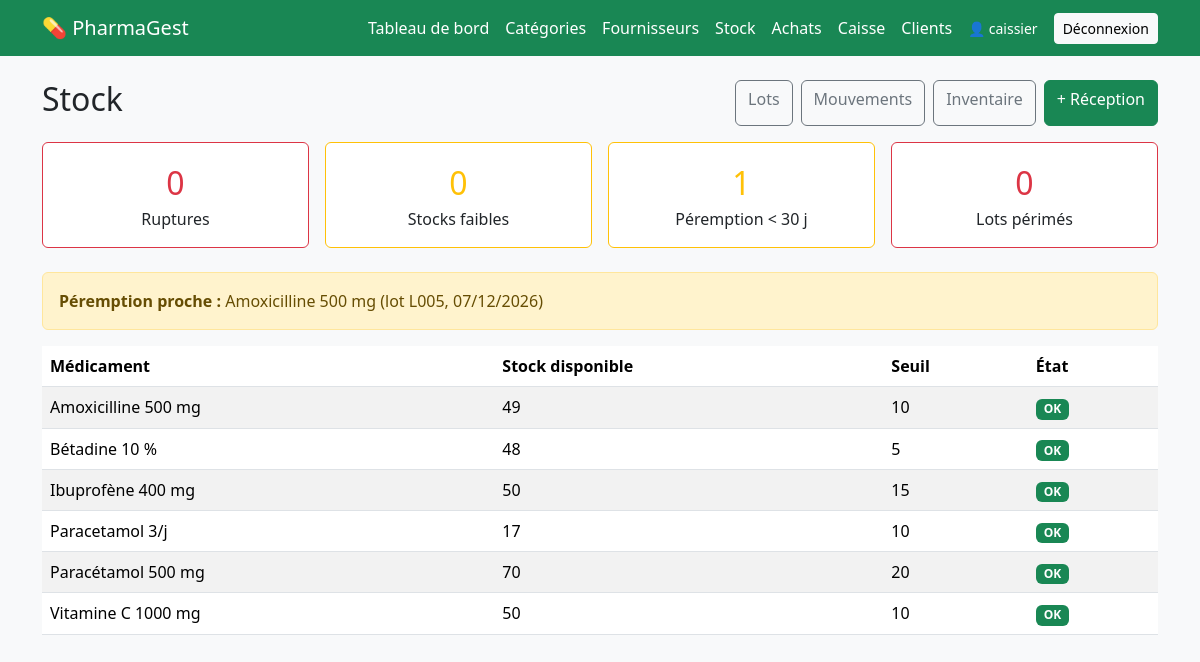
The page /stock/ (signed in) on the database its author committed.
### stock/models.py (models this page shows, shortened)
class LotStock(models.Model):
    medicament = models.ForeignKey(
        "medicaments.Medicament", on_delete=models.PROTECT, related_name="lots"
    )
    fournisseur = models.ForeignKey(
        "fournisseurs.Fournisseur", on_delete=models.SET_NULL,
        null=True, blank=True, related_name="lots",
    )
    numero_lot = models.CharField(max_length=50)
    date_peremption = models.DateField()
    quantite_recue = models.PositiveIntegerField(validators=[MinValueValidator(1)])
    quantite = models.PositiveIntegerField(help_text="Quantité disponible")
    bloque = models.BooleanField(default=False)
    date_reception = models.DateTimeField(auto_now_add=True)
    class Meta:
        ordering = ["date_peremption"]  # FEFO : le plus proche de la péremption d'abord
        constraints = [
            models.UniqueConstraint(
                fields=["medicament", "numero_lot"], name="lot_unique_par_medicament"
            )
        ]

### medicaments/models.py (models this page shows)
class Medicament(models.Model):
    FORMES = [
        ("comprime", "Comprimé"),
        ("gelule", "Gélule"),
        ("sirop", "Sirop"),
        ("injectable", "Injectable"),
        ("pommade", "Pommade"),
        ("autre", "Autre"),
    ]
    nom_commercial = models.CharField(max_length=150)
    denomination_generique = models.CharField(max_length=150, blank=True)
    categorie = models.ForeignKey(
        Categorie, on_delete=models.PROTECT, related_name="medicaments"
    )
    forme = models.CharField(max_length=20, choices=FORMES, default="comprime")
    dosage = models.CharField(max_length=50, blank=True, help_text="Ex : 500 mg")
    laboratoire = models.CharField(max_length=150, blank=True)
    code_barres = models.CharField(max_length=50, unique=True, null=True, blank=True)
    photo = models.ImageField(upload_to="medicaments/", null=True, blank=True)
    prix_achat = models.DecimalField(
        max_digits=10, decimal_places=2, validators=[MinValueValidator(0)]
    )
    prix_vente = models.DecimalField(
        max_digits=10, decimal_places=2, validators=[MinValueValidator(0)]
    )
    seuil_alerte = models.PositiveIntegerField(default=10)
    actif = models.BooleanField(default=True)  # False = archivé
    date_creation = models.DateTimeField(auto_now_add=True)
    class Meta:
        ordering = ["nom_commercial"]
    def __str__(self):
        return f"{self.nom_commercial} {self.dosage}".strip()

### stock/views.py (the view)
# urls.py: path("", views.apercu_stock, name="stock_apercu"),
def apercu_stock(request):
    today = timezone.localdate()
    medicaments = Medicament.objects.filter(actif=True).annotate(
        stock=Coalesce(
            Sum("lots__quantite",
                filter=Q(lots__bloque=False, lots__date_peremption__gte=today)),
            0,
        )
    ).order_by("nom_commercial")
    ruptures = [m for m in medicaments if m.stock == 0]
    faibles = [m for m in medicaments if 0 < m.stock <= m.seuil_alerte]
    limite = today + timezone.timedelta(days=30)
    lots_actifs = LotStock.objects.filter(quantite__gt=0).select_related("medicament")
    perimes = lots_actifs.filter(date_peremption__lt=today)
    proches = lots_actifs.filter(date_peremption__gte=today, date_peremption__lte=limite)
    return render(request, "stock/apercu.html", {
        "medicaments": medicaments,
        "ruptures": ruptures,
        "faibles": faibles,
        "perimes": perimes,
        "proches": proches,
    })

### templates/stock/apercu.html (shortened to what this page needs)
{% extends "base.html" %}
{% block content %}
<div class="d-flex justify-content-between mb-3">
  <h2>Stock</h2>
  <div class="d-flex gap-2">
    <a href="{% url 'stock_lots' %}" class="btn btn-outline-secondary">Lots</a>
    <a href="{% url 'stock_mouvements' %}" class="btn btn-outline-secondary">Mouvements</a>
    <a href="{% url 'stock_inventaire' %}" class="btn btn-outline-secondary">Inventaire</a>
    <a href="{% url 'stock_reception' %}" class="btn btn-success">+ Réception</a>
  </div>
</div>
<div class="row g-3 mb-4">
  <div class="col-md-3"><div class="card card-body text-center border-danger">
    <div class="fs-2 text-danger">{{ ruptures|length }}</div>Ruptures</div></div>
  <div class="col-md-3"><div class="card card-body text-center border-warning">
    <div class="fs-2 text-warning">{{ faibles|length }}</div>Stocks faibles</div></div>
  <div class="col-md-3"><div class="card card-body text-center border-warning">
    <div class="fs-2 text-warning">{{ proches|length }}</div>Péremption &lt; 30 j</div></div>
  <div class="col-md-3"><div class="card card-body text-center border-danger">
    <div class="fs-2 text-danger">{{ perimes|length }}</div>Lots périmés</div></div>
</div>
{% if proches %}
<div class="alert alert-warning"><b>Péremption proche :</b>
  {% for l in proches %}{{ l.medicament }} (lot {{ l.numero_lot }}, {{ l.date_peremption|date:"d/m/Y" }}){% if not forloop.last %} ; {% endif %}{% endfor %}
</div>
{% endif %}
<table class="table table-striped bg-white align-middle">
  <thead><tr><th>Médicament</th><th>Stock disponible</th><th>Seuil</th><th>État</th></tr></thead>
  <tbody>
  {% for m in medicaments %}
    <tr>
      <td>{{ m }}</td>
      <td>{{ m.stock }}</td>
      <td>{{ m.seuil_alerte }}</td>
      <td>
        {% if m.stock == 0 %}<span class="badge bg-danger">Rupture</span>
        {% elif m.stock <= m.seuil_alerte %}<span class="badge bg-warning text-dark">Stock faible</span>
        {% else %}<span class="badge bg-success">OK</span>{% endif %}
      </td>
    </tr>
  {% empty %}
    <tr><td colspan="4" class="text-center">Aucun médicament actif.</td></tr>
  {% endfor %}
  </tbody>
</table>
{% endblock %}

### templates/base.html (shortened to what this page needs)
<!DOCTYPE html>
<html lang="fr">
<head>
  <link href="https://cdn.jsdelivr.net/npm/bootstrap@5.3.3/dist/css/bootstrap.min.css" rel="stylesheet">
</head>
<body class="bg-light">
<nav class="navbar navbar-dark bg-success mb-4">
  <div class="container">
    <a class="navbar-brand" href="{% url 'medicament_liste' %}">💊 PharmaGest</a>
    <div class="d-flex gap-3 align-items-center flex-wrap">
      <a class="nav-link text-white" href="{% url 'dashboard' %}">Tableau de bord</a>
      <a class="nav-link text-white" href="{% url 'categorie_liste' %}">Catégories</a>
      <a class="nav-link text-white" href="{% url 'fournisseur_liste' %}">Fournisseurs</a>
      <a class="nav-link text-white" href="{% url 'stock_apercu' %}">Stock</a>
      <a class="nav-link text-white" href="{% url 'achat_liste' %}">Achats</a>
      <a class="nav-link text-white" href="{% url 'caisse' %}">Caisse</a>
      <a class="nav-link text-white" href="{% url 'client_liste' %}">Clients</a>
      {% if user.is_authenticated %}
        <span class="text-white small">👤 {{ user.username }}</span>
        <form method="post" action="{% url 'logout' %}" class="m-0">
          <button class="btn btn-light btn-sm">Déconnexion</button>
        </form>
      {% endif %}
    </div>
  </div>
</nav>
<div class="container">
  {% block content %}{% endblock %}
</div>
</body>
</html>

### rows shown on the page
LotStock: medicament "Amoxicilline 500 mg", numero_lot "L005", date_peremption "07/12/2026"
Medicament: nom_commercial+dosage "Amoxicilline 500 mg", stock "49", seuil_alerte "10", shows "OK"
Medicament: nom_commercial+dosage "Bétadine 10 %", stock "48", seuil_alerte "5", shows "OK"
Medicament: nom_commercial+dosage "Ibuprofène 400 mg", stock "50", seuil_alerte "15", shows "OK"
Medicament: nom_commercial+dosage "Paracetamol 3/j", stock "17", seuil_alerte "10", shows "OK"
Medicament: nom_commercial+dosage "Paracétamol 500 mg", stock "70", seuil_alerte "20", shows "OK"
Medicament: nom_commercial+dosage "Vitamine C 1000 mg", stock "50", seuil_alerte "10", shows "OK"

### other values the page prints
{{ user.username }} "caissier"
{{ ruptures|length }} "0"
{{ faibles|length }} "0"
{{ proches|length }} "1"
{{ perimes|length }} "0"
